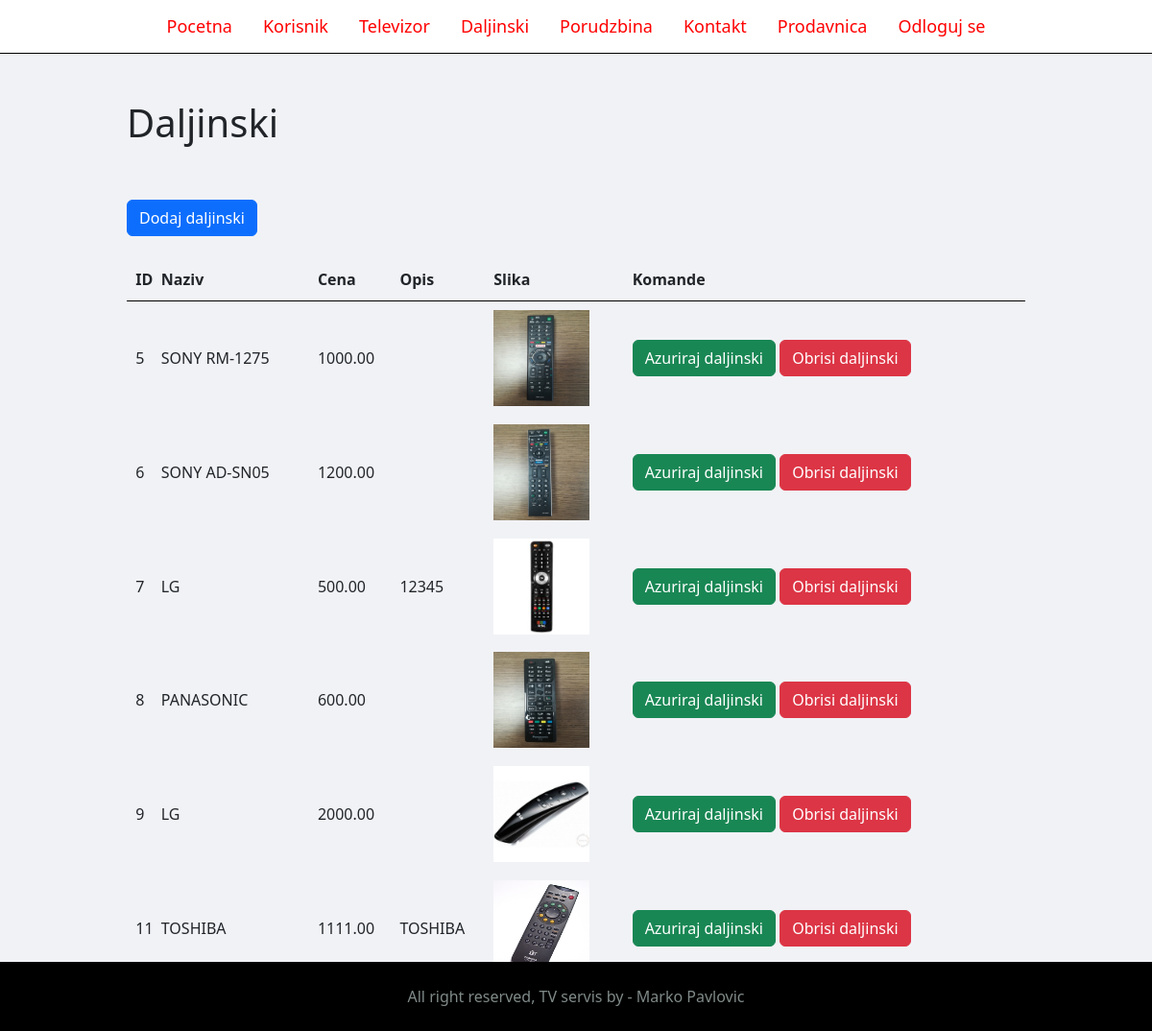
Page /admin/daljinski.php (signed in) on the committed database.
### tables this page shows
CREATE TABLE `daljinski` (
  `id` int(10) UNSIGNED NOT NULL,
  `daljnaziv` varchar(50) NOT NULL,
  `cena` decimal(10,2) NOT NULL,
  `opis` varchar(100) DEFAULT NULL,
  `slika` varchar(50) NOT NULL
);

### admin/daljinski.php (the view, shortened to what this page needs)
<?php include 'partials/menu.php';?>
<div class="main-content">
  <div class="wrapper">
    <header>
      <h1>Daljinski</h1>
    </header>
    <br />
    <br />
    <a href="daljinski-add.php" class="btn btn-primary">Dodaj daljinski</a>
    <br /><br />
    <?php
        $sql="select * from daljinski";
        $result=$mysqli->query($sql);
        if($result->num_rows==0)
        {
            echo "<p style='color:red;font-weight:bold;'>Ne postoji daljinski u bazi!!!</p>";
        }
        else
        {
    ?>
    <table class="tbl-full">
            <thead>
                <th>ID</th>
                <th>Naziv</th>
                <th>Cena</th>
                <th>Opis</th>
                <th>Slika</th>
                <th>Komande</th>
            </thead>
            <tbody>
            <?php
                while($row=$result->fetch_assoc())
                {
            ?>
            <tr>
                <td><?php echo $row['id']; ?></td>
                <td><?php echo $row['daljnaziv']; ?></td>
                <td><?php echo $row['cena']; ?></td>
                <td><?php echo $row['opis']; ?></td>
                <td>
                    <?php
                        if($row['slika']=="")
                        {
                            echo "<div style='color:red;'>Slika nije dodata.</div>";
                        }
                        else
                        {
                            echo "<img src='../images/daljinski/".$row['slika']."' alt='Slika daljinskog' width='100' height='100'>";
                        }
                    ?>
                </td>
                <td>
                    <a href="daljinski-update.php?id=<?php echo $row['id'] ?>" class="btn btn-success">Azuriraj daljinski</a>
                    <a href="daljinski-delete.php?id=<?php echo $row['id'] ?>" class="btn btn-danger">Obrisi daljinski</a>
                </td>
            </tr>
        <?php } ?>
      </tbody>
    </table>
    <?php } ?>
    </div>
</div>
<?php include 'partials/footer.php';?>

### css/admin.css (style rules this page uses)
.telo { background-color:#f1f2f6; }
.main-content { padding: 3% 0; }
.wrapper { padding: 1%; width: 80%; margin: 0 auto; }
.tbl-full { width: 100%; }
table tr th { border-bottom: 1px solid black; padding:1%; text-align: left; }
td { padding: 1%; }

### rows in the picture
daljinski: id "5", daljnaziv "SONY RM-1275", cena "1000.00", slika (picture)
daljinski: id "6", daljnaziv "SONY AD-SN05", cena "1200.00", slika (picture)
daljinski: id "7", daljnaziv "LG", cena "500.00", opis "12345", slika (picture)
daljinski: id "8", daljnaziv "PANASONIC", cena "600.00", slika (picture)
daljinski: id "9", daljnaziv "LG", cena "2000.00", slika (picture)
daljinski: id "11", daljnaziv "TOSHIBA", cena "1111.00", opis "TOSHIBA", slika (picture)
